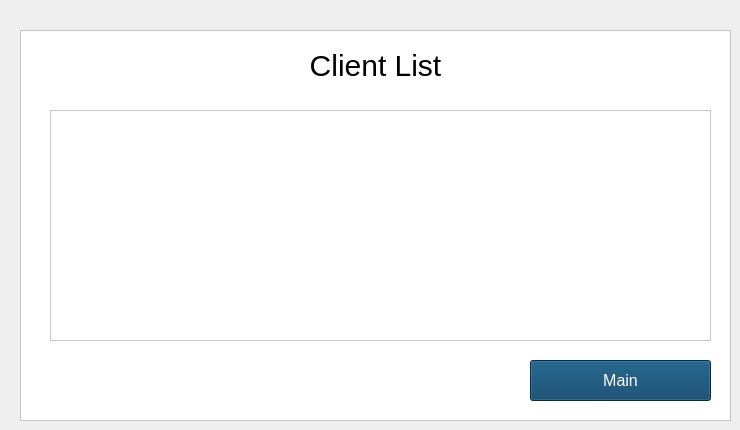
    <widget class="QWidget" name="client_list">
     <widget class="QFrame" name="frame">
      <property name="geometry">
       <rect>
        <x>20</x>
        <y>30</y>
        <width>711</width>
        <height>391</height>
       </rect>
      </property>
      <property name="styleSheet">
       <string notr="true">background-color: white
</string>
      </property>
      <property name="frameShape">
       <enum>QFrame::StyledPanel</enum>
      </property>
      <property name="frameShadow">
       <enum>QFrame::Raised</enum>
      </property>
      <widget class="QLabel" name="client_list_label_title">
       <property name="geometry">
        <rect>
         <x>20</x>
         <y>10</y>
         <width>671</width>
         <height>51</height>
        </rect>
       </property>
       <property name="styleSheet">
        <string notr="true">background-color: white;
color: black;
font-size: 30px;</string>
       </property>
       <property name="text">
        <string>Client List</string>
       </property>
       <property name="alignment">
        <set>Qt::AlignCenter</set>
       </property>
      </widget>
      <widget class="QPushButton" name="client_list_btn_main">
       <property name="geometry">
        <rect>
         <x>510</x>
         <y>330</y>
         <width>181</width>
         <height>41</height>
        </rect>
       </property>
       <property name="palette">
        <palette>
         <active>
          <colorrole role="WindowText">
           <brush brushstyle="SolidPattern">
            <color alpha="255">
             <red>255</red>
             <green>255</green>
             <blue>255</blue>
            </color>
           </brush>
          </colorrole>
          <colorrole role="Button">
           <brush brushstyle="SolidPattern">
            <color alpha="255">
             <red>3</red>
             <green>62</green>
             <blue>99</blue>
            </color>
           </brush>
          </colorrole>
          <colorrole role="Text">
           <brush brushstyle="SolidPattern">
            <color alpha="255">
             <red>255</red>
             <green>255</green>
             <blue>255</blue>
            </color>
           </brush>
          </colorrole>
          <colorrole role="ButtonText">
           <brush brushstyle="SolidPattern">
            <color alpha="255">
             <red>255</red>
             <green>255</green>
             <blue>255</blue>
            </color>
           </brush>
          </colorrole>
          <colorrole role="Base">
           <brush brushstyle="SolidPattern">
            <color alpha="255">
             <red>3</red>
             <green>62</green>
             <blue>99</blue>
            </color>
           </brush>
          </colorrole>
          <colorrole role="Window">
           <brush brushstyle="SolidPattern">
            <color alpha="255">
             <red>3</red>
             <green>62</green>
             <blue>99</blue>
            </color>
           </brush>
          </colorrole>
          <colorrole role="PlaceholderText">
           <brush brushstyle="NoBrush">
            <color alpha="128">
             <red>255</red>
             <green>255</green>
             <blue>255</blue>
            </color>
           </brush>
          </colorrole>
         </active>
         <inactive>
          <colorrole role="WindowText">
           <brush brushstyle="SolidPattern">
            <color alpha="255">
             <red>255</red>
             <green>255</green>
             <blue>255</blue>
            </color>
           </brush>
          </colorrole>
          <colorrole role="Button">
           <brush brushstyle="SolidPattern">
            <color alpha="255">
             <red>3</red>
             <green>62</green>
             <blue>99</blue>
            </color>
           </brush>
          </colorrole>
          <colorrole role="Text">
           <brush brushstyle="SolidPattern">
            <color alpha="255">
             <red>255</red>
             <green>255</green>
             <blue>255</blue>
            </color>
           </brush>
          </colorrole>
          <colorrole role="ButtonText">
           <brush brushstyle="SolidPattern">
            <color alpha="255">
             <red>255</red>
             <green>255</green>
             <blue>255</blue>
            </color>
           </brush>
          </colorrole>
          <colorrole role="Base">
           <brush brushstyle="SolidPattern">
            <color alpha="255">
             <red>3</red>
             <green>62</green>
             <blue>99</blue>
            </color>
           </brush>
          </colorrole>
          <colorrole role="Window">
           <brush brushstyle="SolidPattern">
            <color alpha="255">
             <red>3</red>
             <green>62</green>
             <blue>99</blue>
            </color>
           </brush>
          </colorrole>
          <colorrole role="PlaceholderText">
           <brush brushstyle="NoBrush">
            <color alpha="128">
             <red>255</red>
             <green>255</green>
             <blue>255</blue>
            </color>
           </brush>
          </colorrole>
         </inactive>
         <disabled>
          <colorrole role="WindowText">
           <brush brushstyle="SolidPattern">
            <color alpha="255">
             <red>255</red>
             <green>255</green>
             <blue>255</blue>
            </color>
           </brush>
          </colorrole>
          <colorrole role="Button">
           <brush brushstyle="SolidPattern">
            <color alpha="255">
             <red>3</red>
             <green>62</green>
             <blue>99</blue>
            </color>
           </brush>
          </colorrole>
          <colorrole role="Text">
           <brush brushstyle="SolidPattern">
            <color alpha="255">
             <red>255</red>
             <green>255</green>
             <blue>255</blue>
            </color>
           </brush>
          </colorrole>
          <colorrole role="ButtonText">
           <brush brushstyle="SolidPattern">
            <color alpha="255">
             <red>255</red>
             <green>255</green>
             <blue>255</blue>
            </color>
           </brush>
          </colorrole>
          <colorrole role="Base">
           <brush brushstyle="SolidPattern">
            <color alpha="255">
             <red>3</red>
             <green>62</green>
             <blue>99</blue>
            </color>
           </brush>
          </colorrole>
          <colorrole role="Window">
           <brush brushstyle="SolidPattern">
            <color alpha="255">
             <red>3</red>
             <green>62</green>
             <blue>99</blue>
            </color>
           </brush>
          </colorrole>
          <colorrole role="PlaceholderText">
           <brush brushstyle="NoBrush">
            <color alpha="128">
             <red>255</red>
             <green>255</green>
             <blue>255</blue>
            </color>
           </brush>
          </colorrole>
         </disabled>
        </palette>
       </property>
       <property name="font">
        <font>
         <pointsize>12</pointsize>
        </font>
       </property>
       <property name="styleSheet">
        <string notr="true">background-color: #033E63;
color: white</string>
       </property>
       <property name="text">
        <string>Main</string>
       </property>
      </widget>
      <widget class="QListWidget" name="list_client_list">
       <property name="geometry">
        <rect>
         <x>30</x>
         <y>80</y>
         <width>661</width>
         <height>231</height>
        </rect>
       </property>
       <property name="styleSheet">
        <string notr="true">font-size:14px;
background-color: white;
color: black;</string>
       </property>
      </widget>
     </widget>
    </widget>
